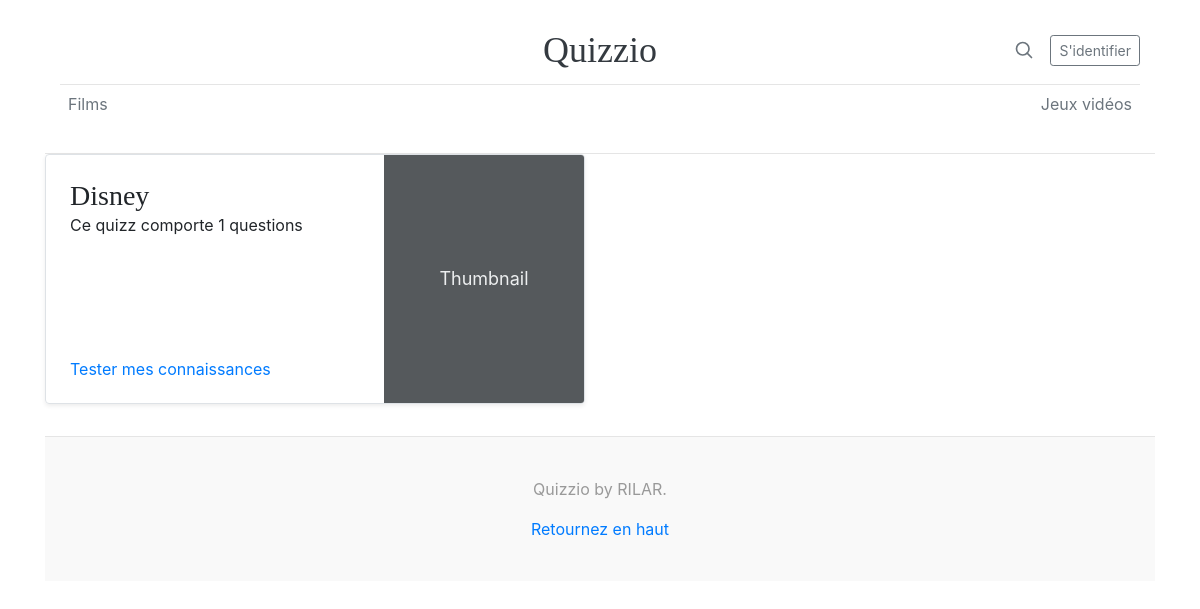
The page /QuizzParCategorie.php on the database its author committed.
### tables this page shows
CREATE TABLE categories
(
	id INT PRIMARY KEY NOT NULL AUTO_INCREMENT, 
	nom VARCHAR(100) NOT NULL, 
	CONSTRAINT uni_categories UNIQUE(nom) 
);

CREATE TABLE quizz 
(
	id INT PRIMARY KEY NOT NULL AUTO_INCREMENT,
	id_createur INT NOT NULL,
	nom VARCHAR(100) NOT NULL, 
	id_categorie INT NOT NULL,
	description VARCHAR(300) NOT NULL,
	date_creation TIMESTAMP DEFAULT CURRENT_TIMESTAMP ON UPDATE CURRENT_TIMESTAMP, 
	CONSTRAINT fk_id_createur FOREIGN KEY (id_createur) REFERENCES utilisateurs(id),
	CONSTRAINT fk_id_categorie FOREIGN KEY (id_categorie) REFERENCES categories(id),
	CONSTRAINT uni_quizz_categorie UNIQUE(id_categorie, nom)
);

### QuizzParCategorie.php (the view, shortened to what this page needs)
<html>
    <head>
        <link rel="stylesheet" href="css/blog.css"/>
        <link rel="stylesheet" href="bootstrap/css/bootstrap.css"/>
    <link href="css/blog.css" rel="stylesheet">
  </head>
  <body>
    <div class="container">
  <header class="blog-header py-3">
    <?php
      include 'header.php';
    ?>
  </header>
  <div class="row mb-2">
    <?php
    $conn = OpenCon();
    try {
      if($result = $conn->query("SELECT * FROM quizz WHERE id_categorie='2'")){
         while (($row = $result->fetch_assoc())) {
                  echo '<div class="col-md-6">
                  <div class="row no-gutters border rounded overflow-hidden flex-md-row mb-4 shadow-sm h-md-250 position-relative">
                    <div class="col p-4 d-flex flex-column position-static">
                      <h3 class="mb-0">'.$row['nom'].'</h3>
                      <p class="card-text mb-auto"> Ce quizz comporte ';
                      $query = "SELECT count(question)  FROM questions WHERE id_quizz=".$row['id']." ";
                      $result = mysqli_query($conn,$query) or die (mysqli_error());
                      $resultat=mysqli_fetch_row($result);
                      echo $resultat[0]. ' questions</p>
                      <a href="#" class="stretched-link">Tester mes connaissances</a>
                    </div>
                    <div class="col-auto d-none d-lg-block">
                      <svg class="bd-placeholder-img" width="200" height="250" xmlns="http://www.w3.org/2000/svg" preserveAspectRatio="xMidYMid slice" focusable="false" role="img" aria-label="Placeholder: Thumbnail"><title>Placeholder</title><rect width="100%" height="100%" fill="#55595c"/><text x="50%" y="50%" fill="#eceeef" dy=".3em">Thumbnail</text></svg>
                    </div>
                  </div>
                </div>';
              }
      }
    } catch (Exception $e) {
      echo $e;
    }
    ?>
  </div>
<footer class="blog-footer">
  <p>Quizzio by RILAR.</p>
  <p>
    <a href="#">Retournez en haut</a>
  </p>
</footer>
</body>
      <script>window.jQuery || document.write('<script src="../assets/js/vendor/jquery.slim.min.js"><\/script>')</script><script src="bootstrap/js/bootstrap.bundle.js"></script></body>
</html>
</html>

### header.php (shortened to what this page needs)
<head>
        <link rel="stylesheet" href="bootstrap/css/bootstrap.css"/>
    <link href="css/blog.css" rel="stylesheet">
  </head>
  <body>
    <div class="container">
  <header class="blog-header py-3">
    <div class="row flex-nowrap justify-content-between align-items-center">
      <div class="col-4 pt-1">
      </div>
      <div class="col-4 text-center">
        <a class="blog-header-logo text-dark" href="#">Quizzio</a>
      </div>
      <div class="col-4 d-flex justify-content-end align-items-center">
        <a class="text-muted" href="#" aria-label="Search">
          <svg xmlns="http://www.w3.org/2000/svg" width="20" height="20" fill="none" stroke="currentColor" stroke-linecap="round" stroke-linejoin="round" stroke-width="2" class="mx-3" role="img" viewBox="0 0 24 24" focusable="false"><title>Search</title><circle cx="10.5" cy="10.5" r="7.5"/><path d="M21 21l-5.2-5.2"/></svg>
        </a>
        <a class="btn btn-sm btn-outline-secondary" href="#" data-toggle="modal" data-target="#loginModal">S'identifier</a>
      </div>
    </div>
  </header>
  <div class="nav-scroller py-1 mb-2">
    <nav class="nav d-flex justify-content-between">
    <?php
        $bd = OpenCon();
        $result = $bd->query("SELECT * FROM categories");
	 			while (($row = $result->fetch_assoc())) {
          echo("<a class=\"p-2 text-muted\" href=\"#".$row["id"]."\">".$row["nom"]."</a>");
        }
    ?>
    </nav>
  </div>

### css/blog.css (style rules this page uses)
.blog-header { line-height: 1; border-bottom: 1px solid #e5e5e5; }
.blog-header-logo { font-family: "Playfair Display", Georgia, "Times New Roman", serif; font-size: 2.25rem; }
h1, h2, h3, h4, h5, h6 { font-family: "Playfair Display", Georgia, "Times New Roman", serif; }
.nav-scroller { position: relative; z-index: 2; height: 2.75rem; overflow-y: hidden; }
.nav-scroller .nav { display: -ms-flexbox; display: flex; -ms-flex-wrap: nowrap; flex-wrap: nowrap; padding-bottom: 1rem; margin-top: -1px; overflow-x: auto; text-align: center; white-space: nowrap; -webkit-overflow-scrolling: touch; }
@media (min-width: 768px) { .h-md-250 { height: 250px; } }
.blog-footer { padding: 2.5rem 0; color: #999; text-align: center; background-color: #f9f9f9; border-top: .05rem solid #e5e5e5; }
.blog-footer p:last-child { margin-bottom: 0; }
.bd-placeholder-img { font-size: 1.125rem; text-anchor: middle; -webkit-user-select: none; -moz-user-select: none; -ms-user-select: none; user-select: none; }

### rows shown on the page
categories: nom "Films"
categories: nom "Jeux vidéos"
quizz: nom "Disney", resultat "1"
